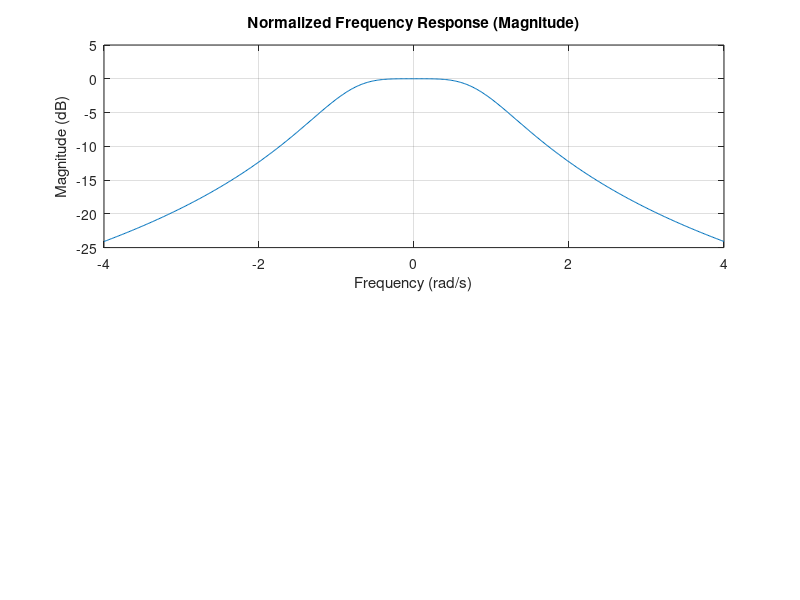

Reproduce this figure in MATLAB. (Note: this script raises an error after producing the figure.)
%% filter parameters
n = 2; % order of butterworth filter
fc = 11500; % set your cutoff frequency
fund_freq = 10e3; % fundamental frequency
third_harm_freq = 30e3; % third harmonic frequency

% a for poles (or factors from textbook)
switch n
    case 1
        a = [1 1]; % first order
    case 2
        a = [1 1.414 1]; % second order
    case 3
        a = conv([1 1], [1 1 1]); % third order
    case 4
        a = conv([1 0.765 1], [1 1.848 1]); % fourth order
end

% b for zeros
b = 1;

%% calculate normalized frequency response
range = ceil(third_harm_freq/fc) + 1;
w = linspace(-range,range,500);
h = freqs(b,a,w); % a for poles, b for zeros, w for normalized freq range from -5 to 5 rad/s
mag = 20*log10(abs(h)); %% convert magnitude to dB
%phase = angle(h);
%phasedeg = phase*180/pi;

%% plot frequency response
% normalized frequency response
figure(1)
subplot(2,1,1)
plt1 = plot(w,mag);
xlim([w(1) w(length(w))]);
grid on
title('Normalized Frequency Response (Magnitude)');
xlabel('Frequency (rad/s)')
ylabel('Magnitude (dB)')
xline(1,'k',{'Cutoff frequency'}); % 3dB frequency (at cutoff frequency)

% frequency response
subplot(2,1,2)
plt2 = plot(fc*w,mag);
xlim([fc*w(1) fc*w(length(w))]);
plt2ax = ancestor(plt2(1), 'axes'); plt2ax.XAxis.Exponent = 0;
grid on
title('Frequency Response (Magnitude)');
xlabel('Frequency (Hz)')
ylabel('Magnitude (dB)')
xline(fc,'b',{'Cutoff frequency'}); % 3dB frequency (at cutoff frequency)
xline(fund_freq,'r',{'Fundamental frequency'}); % first harmonic
xline(third_harm_freq,'m',{'3rd harmonic'}); % third harmonic

set(gcf, 'WindowState', 'maximized');
% exportgraphics(gcf, '../Report/Figures/frequency_response.png');

% phase response
%plot(w,phasedeg)
%grid on
%xlabel('Frequency (rad/s)')
%ylabel('Phase (degrees)')

%% determine gains at desired frequencies
vq = interp1(fc*w, mag, [fc fund_freq third_harm_freq]);

message = ['Attenuation at cutoff frequency: ', num2str(vq(1)), ' dB'];
disp(message);

message = ['Attenuation at fundamental frequency: ', num2str(vq(2)), ' dB'];
disp(message);

message = ['Attenuation at third harmonic: ', num2str(vq(3)), ' dB'];
disp(message);

switch (abs(vq(2)) < 2) 
    case 1
        temp = 'Yes';
    case 0
        temp = 'No';
end
message = ['The loss of the fundamental frequency due to filtering is less than 2 dB: ', temp];
disp(message);

message = ['Output of harmonics is at least ', num2str(-(vq(3)-vq(2))), ' dB below fundamental frequency'];
disp(message);

switch (abs(vq(3)-vq(2)) > 13.46) 
    case 1
        temp = 'Yes';
    case 0
        temp = 'No';
end
message = ['This meets the required attentuation from filtering (at least 13.46 dB): ', temp];
disp(message);
